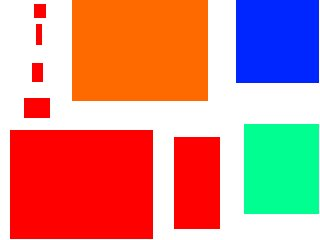
#> input picture Resolucion/codigo/ej1/test1.jpg, 320 x 240 px
$ python probar_imagenes.py
#> lines starting #> are read from the running program, lines starting #| are printed output that depends on the picture
from PIL import Image
import subprocess
import colorsys

def crear_colores(N=5):
    HSV_tuples = [(x * 1.0 / N, 0.5, 0.5) for x in range(N)]
    res = []
    for rgb in HSV_tuples:
        rgb = map(lambda x: int(x * 255), colorsys.hsv_to_rgb(*rgb))
        res.append(tuple(rgb))
    return res

def preparar_img(path):
#> called with path = 'test1.jpg'
    img = Image.open(path).convert("L")
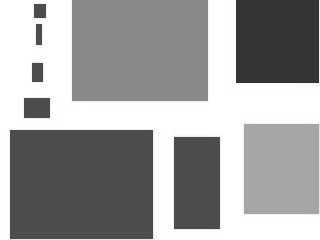
#> img: PIL image 320x240 L; min 35, max 255, mean 158.8
    m, n = img.size
#> m = 320; n = 240
    data = " ".join([str(i) for i in list(img.getdata())])
    return (n, m, f"{n} {m}\n {data}", img)

def armar_imagen(n, m ,data):
    split_data = [int(j) for i in data.splitlines() for j in i.split(" ") if j != '']
    uniques = set(split_data)

    colores = crear_colores(len(uniques))
    color_dict = dict(zip(uniques, colores))

    img = Image.new("RGB", (m, n))
    for i in range(0, n):
        for j in range(0, m):
            img.putpixel((j, i), color_dict[split_data[i*m + j]])
    return img

def correr(datos_img, k, metodo):
    completado = subprocess.run(["../../bin/ej1", f"{metodo}", f"{k}"], capture_output=True, input=datos_img[2], text=True)
    if completado.returncode != 0:
        print(f"ERROR: El programa finalizo de forma incorrecta. Parametros usados: k={k} metodo={metodo}")
    else:
        img_generada = armar_imagen(datos_img[0], datos_img[1], str(completado.stdout))

        img_original = datos_img[3].convert("RGB")
        max_height = max(img_generada.height, img_original.height)
        total_width = img_generada.width + img_original.width

        comp_img = Image.new("RGB", (total_width, max_height))
        comp_img.paste(img_original, (0, 0))
        comp_img.paste(img_generada, (img_generada.width, 0))
        comp_img.show()

correr(preparar_img("test1.jpg"), 1000, 0)
#> (the call stopped at in correr, `completado = subprocess.run(["../../bin/ej1", f"{metodo}", f"{k}"], ca..`: subprocess is not available in this run)
correr(preparar_img("test1.jpg"), 1000, 1)
#> (the call stopped at in correr, `completado = subprocess.run(["../../bin/ej1", f"{metodo}", f"{k}"], ca..`: subprocess is not available in this run)
correr(preparar_img("test2.png"), 1000, 0)
#> call 3 of preparar_img, with path = 'test2.png'
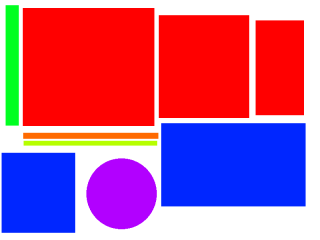
#> input picture Resolucion/codigo/ej1/test2.png, 320 x 240 px
#> in preparar_img (call 3), `img = Image.open(path).convert("L")`:
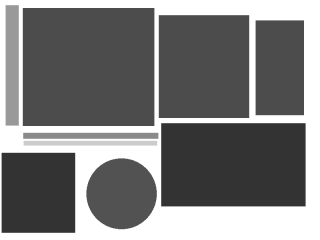
#> img: PIL image 320x240 L; min 51, max 255, mean 126.3
#> (the call stopped at in correr, `completado = subprocess.run(["../../bin/ej1", f"{metodo}", f"{k}"], ca..`: subprocess is not available in this run)
correr(preparar_img("test2.png"), 1000, 1)
#> (the call stopped at in correr, `completado = subprocess.run(["../../bin/ej1", f"{metodo}", f"{k}"], ca..`: subprocess is not available in this run)
correr(preparar_img("test1.jpg"), 1000, 2)
#> (the call stopped at in correr, `completado = subprocess.run(["../../bin/ej1", f"{metodo}", f"{k}"], ca..`: subprocess is not available in this run)
correr(preparar_img("test2.png"), 1000, 2)
#> (the call stopped at in correr, `completado = subprocess.run(["../../bin/ej1", f"{metodo}", f"{k}"], ca..`: subprocess is not available in this run)
